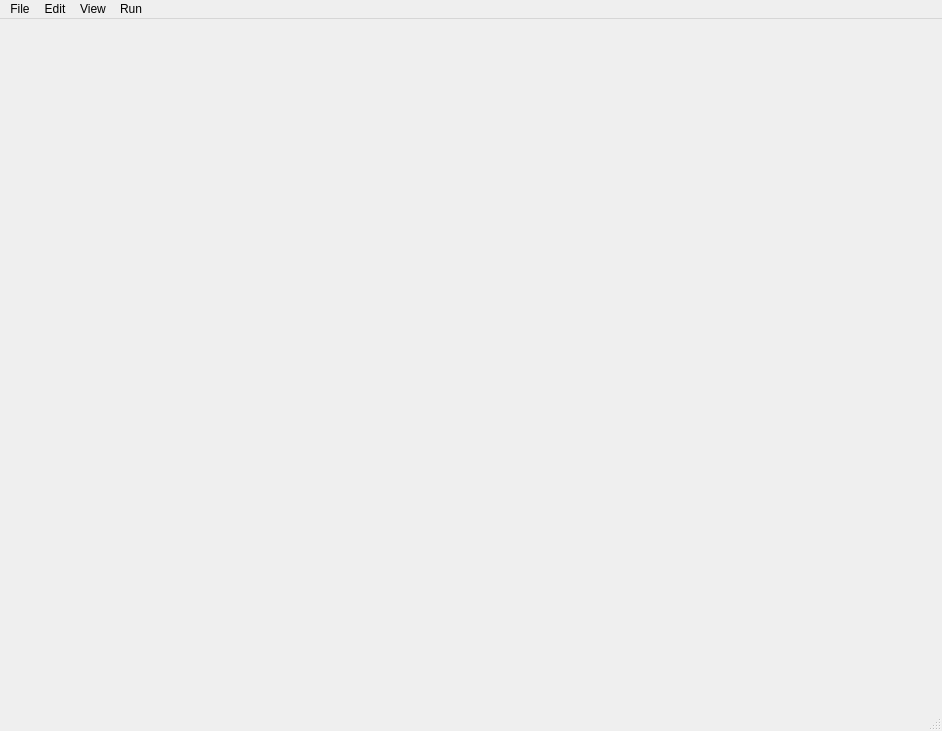
<?xml version="1.0" encoding="UTF-8"?>
<ui version="4.0">
 <class>MainWindow</class>
 <widget class="QMainWindow" name="MainWindow">
  <property name="geometry">
   <rect>
    <x>0</x>
    <y>0</y>
    <width>942</width>
    <height>731</height>
   </rect>
  </property>
  <property name="windowTitle">
   <string>MainWindow</string>
  </property>
  <widget class="QWidget" name="centralwidget">
   <widget class="QWidget" name="layoutWidget">
    <property name="geometry">
     <rect>
      <x>9</x>
      <y>-1</y>
      <width>931</width>
      <height>681</height>
     </rect>
    </property>
    <layout class="QHBoxLayout" name="horizontalLayout_2">
     <item>
      <widget class="QWidget" name="ToolbarContainer" native="true">
       <property name="minimumSize">
        <size>
         <width>200</width>
         <height>0</height>
        </size>
       </property>
       <property name="maximumSize">
        <size>
         <width>16777215</width>
         <height>16777215</height>
        </size>
       </property>
       <property name="autoFillBackground">
        <bool>false</bool>
       </property>
       <widget class="SliderWidget" name="SliderWidget" native="true">
        <property name="geometry">
         <rect>
          <x>0</x>
          <y>0</y>
          <width>200</width>
          <height>411</height>
         </rect>
        </property>
        <property name="minimumSize">
         <size>
          <width>200</width>
          <height>150</height>
         </size>
        </property>
        <property name="maximumSize">
         <size>
          <width>200</width>
          <height>16777215</height>
         </size>
        </property>
       </widget>
      </widget>
     </item>
     <item>
      <widget class="QWidget" name="MplWidgetContainer" native="true">
       <property name="minimumSize">
        <size>
         <width>600</width>
         <height>0</height>
        </size>
       </property>
       <property name="maximumSize">
        <size>
         <width>600</width>
         <height>600</height>
        </size>
       </property>
       <widget class="MplWidget" name="MplWidget" native="true">
        <property name="geometry">
         <rect>
          <x>0</x>
          <y>0</y>
          <width>600</width>
          <height>600</height>
         </rect>
        </property>
        <property name="minimumSize">
         <size>
          <width>600</width>
          <height>600</height>
         </size>
        </property>
        <property name="toolTip">
         <string comment="standard node"/>
        </property>
       </widget>
      </widget>
     </item>
     <item>
      <spacer name="horizontalSpacer_2">
       <property name="orientation">
        <enum>Qt::Horizontal</enum>
       </property>
       <property name="sizeHint" stdset="0">
        <size>
         <width>40</width>
         <height>20</height>
        </size>
       </property>
      </spacer>
     </item>
    </layout>
   </widget>
  </widget>
  <widget class="QMenuBar" name="menubar">
   <property name="geometry">
    <rect>
     <x>0</x>
     <y>0</y>
     <width>942</width>
     <height>22</height>
    </rect>
   </property>
   <widget class="QMenu" name="menuFile">
    <property name="title">
     <string>File</string>
    </property>
    <widget class="QMenu" name="menuOpen">
     <property name="title">
      <string>Open</string>
     </property>
     <addaction name="actionImage"/>
     <addaction name="actionLabel"/>
    </widget>
    <addaction name="menuOpen"/>
    <addaction name="separator"/>
    <addaction name="actionSave"/>
    <addaction name="actionSave_As"/>
   </widget>
   <widget class="QMenu" name="menuEdit">
    <property name="title">
     <string>Edit</string>
    </property>
    <addaction name="actionClear"/>
    <addaction name="actionCustom_Processing"/>
   </widget>
   <widget class="QMenu" name="menuView">
    <property name="title">
     <string>View</string>
    </property>
    <addaction name="actionBinary_Image"/>
    <addaction name="actionBounding_Boxes"/>
    <addaction name="actionContour_view"/>
   </widget>
   <widget class="QMenu" name="menuRun">
    <property name="title">
     <string>Run</string>
    </property>
    <addaction name="actionProcess_Image"/>
    <addaction name="actionYOLO"/>
    <addaction name="actionContour_run"/>
    <addaction name="actionEdge_Detection"/>
    <addaction name="actionCrop"/>
    <addaction name="actionReunify"/>
   </widget>
   <addaction name="menuFile"/>
   <addaction name="menuEdit"/>
   <addaction name="menuView"/>
   <addaction name="menuRun"/>
  </widget>
  <widget class="QStatusBar" name="statusbar"/>
  <action name="actionImage">
   <property name="text">
    <string>Image</string>
   </property>
  </action>
  <action name="actionLabel">
   <property name="text">
    <string>Label</string>
   </property>
  </action>
  <action name="actionSave">
   <property name="text">
    <string>Save</string>
   </property>
  </action>
  <action name="actionClear">
   <property name="text">
    <string>Clear</string>
   </property>
  </action>
  <action name="actionCustom_Processing">
   <property name="text">
    <string>Image Processing Options</string>
   </property>
  </action>
  <action name="actionBinary_Image">
   <property name="checkable">
    <bool>true</bool>
   </property>
   <property name="text">
    <string>Binary Image</string>
   </property>
  </action>
  <action name="actionBounding_Boxes">
   <property name="checkable">
    <bool>true</bool>
   </property>
   <property name="text">
    <string>Bounding Boxes</string>
   </property>
  </action>
  <action name="actionContour_view">
   <property name="checkable">
    <bool>true</bool>
   </property>
   <property name="text">
    <string>Contour</string>
   </property>
  </action>
  <action name="actionProcess_Image">
   <property name="text">
    <string>Process Image</string>
   </property>
  </action>
  <action name="actionYOLO">
   <property name="text">
    <string>YOLO</string>
   </property>
  </action>
  <action name="actionContour_run">
   <property name="text">
    <string>Contour</string>
   </property>
  </action>
  <action name="actionEdge_Detection">
   <property name="text">
    <string>Edge Detection</string>
   </property>
  </action>
  <action name="actionCrop">
   <property name="text">
    <string>Crop</string>
   </property>
  </action>
  <action name="actionReunify">
   <property name="text">
    <string>Reunify</string>
   </property>
  </action>
  <action name="actionSave_As">
   <property name="text">
    <string>Save As...</string>
   </property>
  </action>
 </widget>
 <customwidgets>
  <customwidget>
   <class>MplWidget</class>
   <extends>QWidget</extends>
   <header>mplwidget.h</header>
   <container>1</container>
  </customwidget>
  <customwidget>
   <class>SliderWidget</class>
   <extends>QWidget</extends>
   <header>sliderwidget.h</header>
   <container>1</container>
  </customwidget>
 </customwidgets>
 <resources/>
 <connections/>
</ui>
